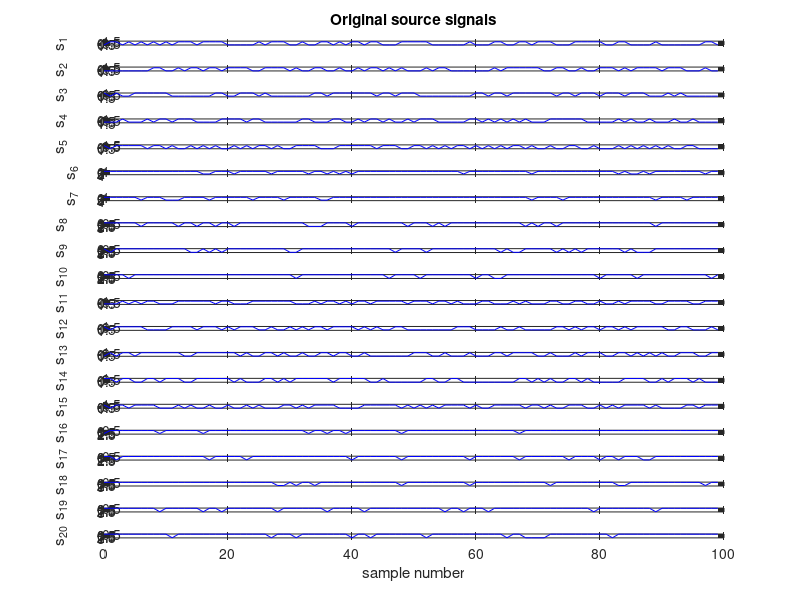
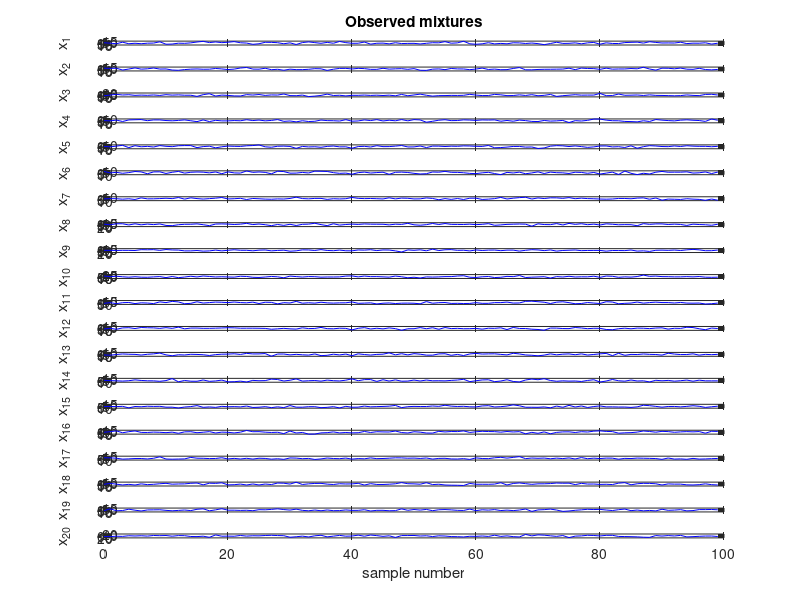

MATLAB code to generate these figures, in order: (Note: this script raises an error after producing the figures.)
% A simple demonstration illustrating the performance of RobustICA on synthetic mixtures of
% real- and complex-valued sources with circular and non-circular distributions.
%
%
% Please, report any bugs, comments or suggestions to <a href = "mailto:zarzoso@i3s.unice.fr">zarzoso(a)i3s.unice.fr</a>.
%
%
% HISTORY:
%
%    <Please add modification date here>: - <please add modification details here>
%
% -- 2014/11/21: Version 3 release ----------------------------------------------------------------
%
%    2014/06/25: - took into account new calling of 'robustica.m' function 
%
% -- 2010/02/16: Version 2 release ----------------------------------------------------------------
%
%    2010/02/09: - included circular and noncircular sources (circularity factor: 'eta')
%                - corrected source unit-power normalization
%                
% -- 2008/03/31: Version 1 release ----------------------------------------------------------------
%
%    2008/03/29: - added a bit of interactivity with the user
%                  (pause, "press a key to continue", etc.)
%
%    2008/03/27: - created by Vicente Zarzoso (University of Nice - Sophia Antipolis, France).


clc;

disp(' ')
disp('=== ROBUSTICA DEMO =====================================================')

%%% Generate different types of synthetic sources

disp(' ');
disp('>>> Generating random circular and noncircular source signals');

T = 1e3;           % sample size
K = 20;             % number of sources and observations
eta = [ones(1, K/2), 0, 0.25, 0.5, 0.75, 1, 0, 0.25, 0.5, 0.75, 0.99]; 
                    % circularity factor: eta = |E{Re(s)^2} - E{Im(s)^2}|/E{|s|^2);
                    % 0 <= eta <= 1
                    % if E{Re(s)Im(s)} = 0, eta is the normalized pseudocovariance; then:
                    %    if eta = 0 -> 2nd-order circular signal;
                    %    otherwise  -> 2nd-order noncircular signal
                    %
                    % Note that if eta = 1 -> real-valued (or imaginary-valued) source
                    
re_ampl = sqrt(1 + eta);    % real-part relative amplitude
im_ampl = sqrt(1 - eta);    % imaginary-part relative amplitude

disp(['- sample size: ', num2str(T)]);

j = sqrt(-1);

S_true = zeros(K, T);

disp(['> sources #1-', num2str(K/4), ': real-valued, sub-Gaussian']);
S_true(1:K/4,:) = (rand(K/4, T) > 0.5);         % a few sub-Gaussian real-valued sources

disp(['> sources #', num2str(K/4+1), '-', num2str(K/2), ': real-valued, super-Gaussian']);
S_true(K/4+1:K/2,:) = (rand(K/4, T) > 0.9);     % a few super-Gaussian real-valued sources 

disp(['> sources #', num2str(K/2+1), '-', num2str(3*K/4), ': complex-valued, sub-Gaussian']);
S_true(K/2+1:3*K/4,:) = diag(re_ampl(K/2+1:3*K/4))*(rand(K/4, T) > 0.5) + j*diag(im_ampl(K/2+1:3*K/4))*(rand(K/4, T) > 0.5);   % a few sub-Gaussian complex-valued sources

disp(['> sources #', num2str(3*K/4+1), '-', num2str(K), ': complex-valued, super-Gaussian']);
S_true(3*K/4+1:K,:) = diag(re_ampl(3*K/4+1:K))*(rand(K/4, T) > 0.9) + j*diag(im_ampl(3*K/4+1:K))*(rand(K/4, T) >= 0.9);   % a few super-Gaussian complex-valued sources
 
S_true = S_true - mean(S_true')'*ones(1, T);                % remove mean
S_true = diag(1./sqrt(diag(S_true*S_true')/T))*S_true;      % unit-variance normalization

disp(' ');
disp('>>> Second-order circularity (pseudocovariance is null for circular sources)');

pseudocovariance = abs(transpose(diag(S_true*transpose(S_true)))/T)  % (absolute normalized) pseudocovariance is null for circular signals



disp(' '); disp('Please, press any key to continue...'); disp(' ');
pause



Tplot = min(T, 100);  % plot just a few samples, for clarity


disp(' ');
disp(['>>> Plotting original sources (real part only, first ', num2str(Tplot), ' samples)']);


figure
set(gcf, 'Name', 'RobustICA demo: Original source signals');
subplot(K, 1, 1);
for k = 1:K
    subplot(K, 1, k);
    plot(0:Tplot-1, real(S_true(k, 1:Tplot)), 'b');   % plot real parts only
    set(gca, 'XTickLabel', []);
    ylabel(['s_{', num2str(k), '}']);
end
set(gca, 'XTickLabelMode', 'auto');
xlabel('sample number');
subplot(K, 1, 1);
title('Original source signals');



disp(' '); disp('Please, press any key to continue...'); disp(' ');
pause



disp(' ');
disp('>>> Normalized kurtosis of original sources:')

kurt = zeros(1, K);

for k = 1:K
    s = S_true(k, :);
    kurt(k) = (mean(abs(s).^4) - 2*mean(abs(s).^2)^2 - abs(mean(s.^2))^2)/mean(abs(s.^2))^2;
    disp(['- source #', num2str(k), ': ', num2str(kurt(k))]);
end



disp(' '); disp('Please, press any key to continue...'); disp(' ');
pause



%%% Generate mixing matix and observed signals

disp(' ');
disp('>>> Generating complex-valued random mixture');

H_true = randn(K, K) + j*randn(K, K);       % random complex-valued mixing matrix

X = H_true*S_true;      % observed mixture


% plot true souces and estimated sources

disp(' ');
disp(['>>> Plotting observed mixture (real part only, first ', num2str(Tplot), ' samples)']);

figure
set(gcf, 'Name', 'RobustICA demo: Observed mixtures');
subplot(K, 1, 1);
for k = 1:K
    subplot(K, 1, k);
    plot(0:Tplot-1, real(X(k, 1:Tplot)), 'b');    % plot real parts only
    set(gca, 'XTickLabel', []);
    ylabel(['x_{', num2str(k), '}']);
end
set(gca, 'XTickLabelMode', 'auto');
xlabel('sample number');
subplot(K, 1, 1);
title('Observed mixtures');



disp(' '); disp('Please, press any key to continue...'); disp(' ');
pause



%%% Perform source separation


% Comment out one of the following lines to test a different implementation of RobustICA
% (other modes of operation are possible; please type 'doc robustica' or 'help robustica' for details)
%
% 1) Deflationary orthogonalization (default):
% 
arguments = {}; 


% 2) Regression-based deflation:
%
% arguments = {'deftype', 'regression'}; 


% 3) Aim at two sub-Gaussian sources first, running a fixed number of
% iterations per independent component:
% 
% arguments = {'deftype', 'regression', 'kurtsign', [-1, -1, zeros(1, K-2)], 'tol', -1, 'maxiter', 10}


% 4) No prewhitening, regression-based deflation, dimensionality reduction
%
% arguments = {'deftype', 'regression', 'prewhi', false, 'dimred', true}

arguments = {arguments{:}, 'verbose', true}; % execute in verbose mode

[S, H, iter, W] = robustica(X, arguments);


% To compare with FastICA with cubic nonlinearity, use:
% 
% [S, H, iter, W] = fastica(X, [], tol, max_it, 1, 'o', 0, [], 1);   % deflationary orthogonalization
% SMSE_fastICA = 10*log10(compute_smse(S_true, S))


disp('Please, press any key to continue...'); disp(' ');
pause



%%% Measure source separation performance

% test type of estimated sources (to see, e.g., if extraction ordering is as required)

disp(' ');
disp('>>> Normalized kurtosis of extracted sources:')

kurt = zeros(1, K);

for k = 1:K
    s = S(k, :);
    kurt(k) = (mean(abs(s).^4) - 2*mean(abs(s).^2)^2 - abs(mean(s.^2))^2)/mean(abs(s.^2))^2;
    disp(['- source #', num2str(k), ': ', num2str(kurt(k))]);
end



disp(' '); disp('Please, press any key to continue...'); disp(' ');
pause
    


disp(' ');
disp('>>> Sorting and scaling the estimated sources');

% re-arrange the sources and work out reconstruction error
% (the following ordering method is suboptimal, but works fine of sources are well separated;
%  a more elaborate version is implemented in function 'compute_smse.m' available in the present package; 
%  use directly: SMSE = compute_smse(S_true, S);

P = zeros(K, K);        % permutation matrix
for k = 1:K
    s = S(k, :);
    r = S_true*s';      % cross-correlation
    [r_max, pos_max] = max(abs(r));
    P(pos_max, k) = r(pos_max)/(s*s');  % ordering with optimum scale
end

S = P*S;

% plot true souces and estimated sources

disp(' ');
disp(['>>> Plotting actual and estimated sources (real part only, first ', num2str(Tplot), ' samples)']);

figure
set(gcf, 'Name', 'RobustICA demo: Source separation results');
subplot(K, 1, 1);
for k = 1:K
    subplot(K, 1, k);
    plot(0:Tplot-1, real(S_true(k, 1:Tplot)), 'b'); hold on;    % plot real parts only
    plot(0:Tplot-1, real(S(k, 1:Tplot)), 'r');
    set(gca, 'XTickLabel', []);
    ylabel(['s_{', num2str(k), '}']);
end
set(gca, 'XTickLabelMode', 'auto');
xlabel('sample number');
subplot(K, 1, 1);
title('RobustICA''s source separation results; blue lines: actual sources; red lines: estimated sources');



disp(' '); disp('Please, press any key to continue...'); disp(' ');
pause



disp(' ');
disp('>>> Normalized mean square error of estimated sources:')

SMSE = sum(sum(abs((S_true - S).^2)))/(K*T);

disp(['SMSE = ', num2str(100*SMSE), '% = ', num2str(10*log10(SMSE)), ' dB']);


disp(' '); 
disp('========================================================================')
disp(' '); 




